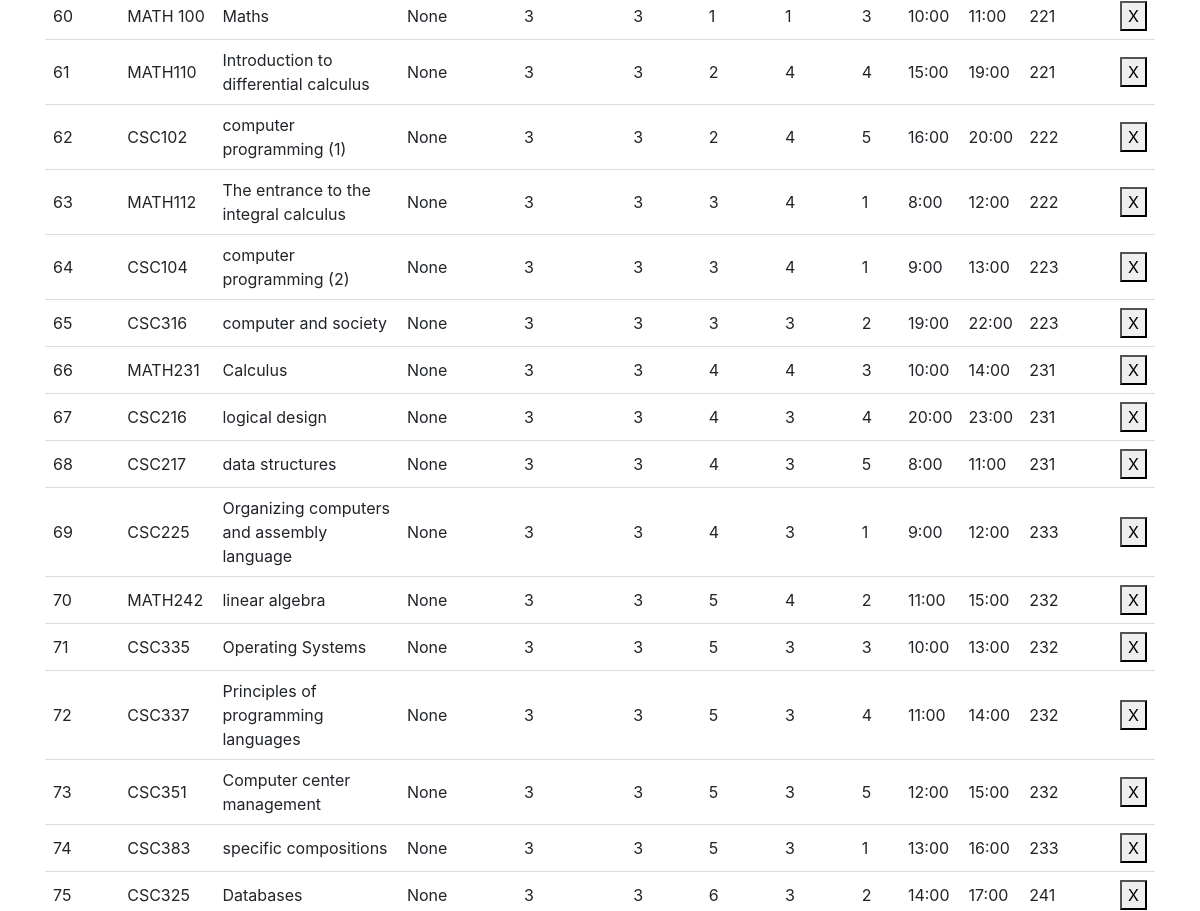
The app's page /del_course (middle part), older data.
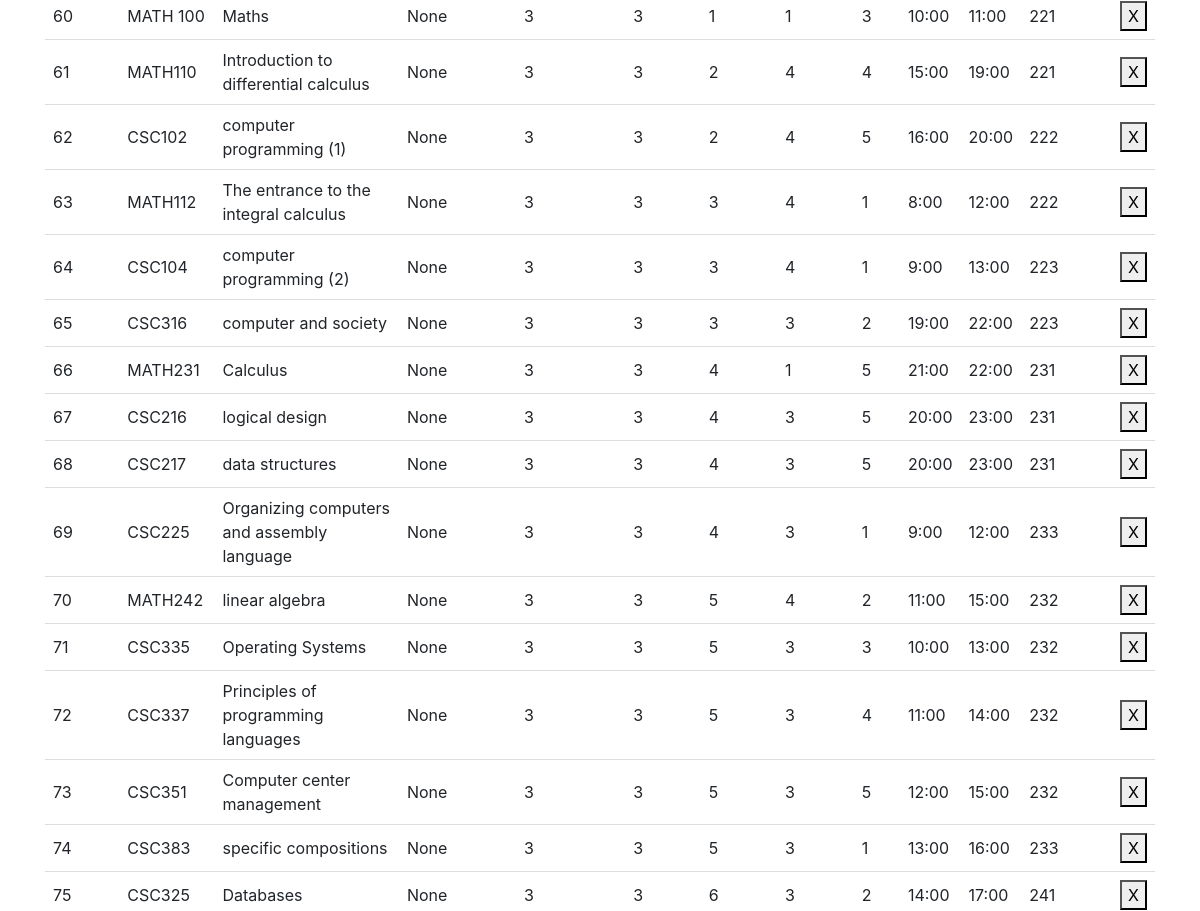
The same page, newer data.
### tables this page shows
CREATE TABLE course (course_id INTEGER NOT NULL PRIMARY KEY AUTOINCREMENT UNIQUE, course_name [nchar] (10), course_descr [nchar] (10), course_code [nchar] (10), dep_id [int], plan_id [int], level_id [int], credit INTEGER, Day_id REFERENCES Day (Day_id), fromT TIME, toT TIME, loc_id INTEGER, SEM INTEGER DEFAULT (223), lec_id INTEGER);

### add_course.py (the view, shortened to what this page needs)
@add_course.route("/del_course",methods = ["POST","GET"])
def del_course():
    if request.method=='GET':
        con = sqlite3.connect("instance/db.sqlite")
        cur = con.cursor()
        cur.execute("SELECT * FROM courses_view")
        data6 = cur.fetchall()
        cur.execute("SELECT * FROM dep")
        Department = cur.fetchall()
        cur.execute("SELECT * FROM Day")
        Day = cur.fetchall()
        cur.execute("SELECT * FROM Time_list")
        From = cur.fetchall()
        cur.execute("SELECT * FROM Time_list")
        To = cur.fetchall()
        cur.execute("SELECT * FROM Semester")
        Semester = cur.fetchall()
        return render_template('add_course.html',data6=data6,Department=Department,Day=Day,Form=From,To=To,Semester=Semester)
    return render_template("add_course.html",data6=data6,Department=Department,Day=Day,Form=From,To=To,Semester=Semester)

### templates/add_course.html (shortened to what this page needs)
{% extends "base.html" %}
{% block content %}
 <form method="post" action="/del_course">
    <table id="table_to_highlight" style="width:100%">
          <tbody>
           {% for row in data6 %}
                  <tr>
                      <td>{{row[0]}}</td>
                      <td>{{row[1]}}</td>
                      <td>{{row[2]}}</td>
                      <td>{{row[3]}}</td>
                      <td>{{row[4]}}</td>
                      <td>{{row[5]}}</td>
                      <td>{{row[6]}}</td>
                      <td>{{row[7]}}</td>
                      <td>{{row[8]}}</td>
                      <td>{{row[9]}}</td>
                      <td>{{row[10]}}</td>
                      <td>{{row[11]}}</td>
                      <td><button class="bi bi-plus" type="submit" value="{{ row[0] }}" name="CourseID">X</button></td>
                  </tr>
              {% endfor %}
          </tbody>
      </table>
 </form>
{% endblock %}

Row changes from the older to the newer data that the page shows:
changed course "MATH231": credit "4" → "1"; Day "3" → "5"; fromT "10:00" → "21:00"; toT "14:00" → "22:00"
changed course "CSC216": Day "4" → "5"
changed course "CSC217": fromT "8:00" → "20:00"; toT "11:00" → "23:00"
